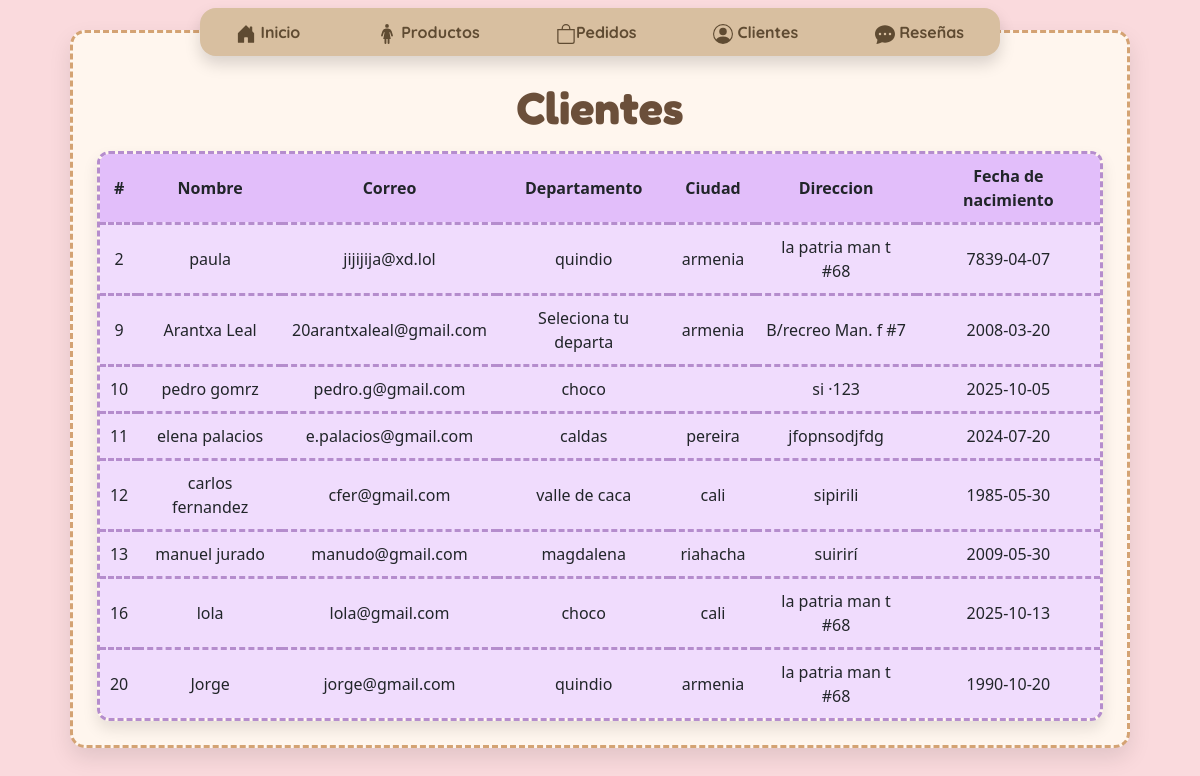
/admin_clientes.php, run on the app's committed database.
### tables this page shows
CREATE TABLE `clientes` (
  `id` int(11) UNSIGNED NOT NULL,
  `nombre` varchar(50) NOT NULL,
  `fecha_nacimiento` date NOT NULL,
  `correo` varchar(50) NOT NULL,
  `numero` int(11) NOT NULL,
  `ciudad` varchar(30) NOT NULL,
  `direccion` varchar(50) NOT NULL,
  `departamento` varchar(20) NOT NULL,
  `contrasena` varchar(50) NOT NULL
);

### admin_clientes.php (the view, shortened to what this page needs)
<?php
include "header_admin.php";
include_once "conexion.php";
?>
<h1 class="fredoka">
  Clientes
</h1>
<table class="w-100">
  <thead>
    <tr>
      <th scope="col">#</th>
      <th scope="col">Nombre</th>
      <th scope="col">Correo</th>
      <th scope="col">Departamento</th>
      <th scope="col">Ciudad</th>
      <th scope="col">Direccion</th>
      <th scope="col">Fecha de nacimiento</th>
    </tr>
  </thead>
  <tbody>
    <?php
    $result_res = $conn->query("SELECT * FROM clientes");
    while ($row= $result_res->fetch_assoc() ) {
      echo "<tr>
        <td>{$row['id']} </td>
        <td>{$row['nombre']} </td>
        <td>{$row['correo']} </td>
        <td>{$row['departamento']} </td>
        <td>{$row['ciudad']} </td>
        <td>{$row['direccion']} </td>
        <td>{$row['fecha_nacimiento']} </td>
      </tr>";
    }
    ?>
  </tbody>
</table>

### header_admin.php (shortened to what this page needs)
<!doctype html>
<html lang="en">
<head>
    <link href="bootstrap/bootstrap.min.css" rel="stylesheet"
>
</head>
<body>
    <div class="container">
        <div class="tarjeta">
            <div class="navbar shadow mb-4 Quicksand">
                <a href="dashboard.php">
                     Inicio
                </a>
                <a href="admin_productos.php">
                    </svg>Productos
                </a>
                <a href="admin_pedidos.php">
                    <svg xmlns="http://www.w3.org/2000/svg" width="20" height="20" fill="currentColor" class="bi bi-bag"
                        viewBox="0 0 16 16">
                        <path d="M8 1a2.5 2.5 0 0 1 2.5 2.5V4h-5v-.5A2.5 2.5 0 0 1 8 1m3.5 3v-.5a3.5 3.5 0 1 0-7
                        0V4H1v10a2 2 0 0 0 2 2h10a2 2 0 0 0 2-2V4zM2 5h12v9a1 1 0 0 1-1 1H3a1 1 0 0 1-1-1z" />
                    </svg>Pedidos
                </a>
                <a href="admin_clientes.php">
                     Clientes
                </a>
                <a href="admin_reseñas.php">
                     Reseñas
                </a>
            </div>

### header_admin.php (style rules this page uses)
body { margin: 0; background-color: #fadaddff; }
.tarjeta { background-color: #fff6eeff; margin: 30px auto; padding: 60px 20px 20px; width: 95%; max-width: 1500px; border-radius: 24px; box-shadow: 0 10px 22px #0000001a; position: relative; border: 3px dashed #d4a373; border-radius: 15px; padding: 1.5rem; }
.navbar { background-color: #D8BFA0; border-radius: 16px; box-shadow: 0 4px 10px #0000001a; padding: 12px 24px; position: absolute; top: -25px; left: 50%; transform: translateX(-50%); display: flex; justify-content: space-between; align-items: center; width: calc(100% - 20%); max-width: 800px; }
.navbar a { text-decoration: none; color: #5F4B32; font-weight: bold; padding: 0 12px; }
h1 { color: #6B4F3A; font-size: 45px; font-weight: bolder; justify-content: center; display: flex; margin-top: 1.5rem; margin-bottom: 1rem; }
.Quicksand { font-family: "Quicksand", sans-serif; font-optical-sizing: auto; font-weight: 300; font-style: normal; }
.fredoka { font-family: "Fredoka", sans-serif; font-optical-sizing: auto; font-style: normal; }
table { border-collapse: separate; border-spacing: 0; border: 3px dashed #b58dcdff; border-radius: 12px; overflow: hidden; box-shadow: 0 8px 15px #0000001a; }
thead th { background-color: #e2befaff; padding: 10px; text-align: center; }
tbody tr { background-color: #f0dcfd; border: 3px dashed #b58dcdff; border-radius: 45px; overflow: hidden; text-align: center; }
tbody tr td { border-top: 3px dashed #b58dcdff; padding: 10px; }

### data on the page
clientes: id "2", nombre "paula", correo "jijijija@xd.lol", departamento "quindio", ciudad "armenia", direccion "la patria man t #68", fecha_nacimiento "7839-04-07"
clientes: id "9", nombre "Arantxa Leal", correo "20arantxaleal@gmail.com", departamento "Seleciona tu departa", ciudad "armenia", direccion "B/recreo Man. f #7", fecha_nacimiento "2008-03-20"
clientes: id "10", nombre "pedro gomrz", correo "pedro.g@gmail.com", departamento "choco", direccion "si ·123", fecha_nacimiento "2025-10-05"
clientes: id "11", nombre "elena palacios", correo "e.palacios@gmail.com", departamento "caldas", ciudad "pereira", direccion "jfopnsodjfdg", fecha_nacimiento "2024-07-20"
clientes: id "12", nombre "carlos fernandez", correo "cfer@gmail.com", departamento "valle de caca", ciudad "cali", direccion "sipirili", fecha_nacimiento "1985-05-30"
clientes: id "13", nombre "manuel jurado", correo "manudo@gmail.com", departamento "magdalena", ciudad "riahacha", direccion "suirirí", fecha_nacimiento "2009-05-30"
clientes: id "16", nombre "lola", correo "lola@gmail.com", departamento "choco", ciudad "cali", direccion "la patria man t #68", fecha_nacimiento "2025-10-13"
clientes: id "20", nombre "Jorge", correo "jorge@gmail.com", departamento "quindio", ciudad "armenia", direccion "la patria man t #68", fecha_nacimiento "1990-10-20"
